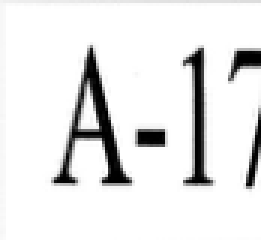
#> input picture Floorplan labels/Arch-general-label.png, 87 x 80 px, given in place of page_6.png, which was not available (shown 3 times larger)
$ jupyter execute ImageProcessing_notebook.ipynb   (shell and % lines are left out)   (text cells are left out)
#> lines starting #> are read from the running program, lines starting #| are printed output that depends on the picture; after the words box and inside, x2 and y2 are one past the last pixel; in counts of white or black regions, pixels touching at a corner belong together; pictures that were not available may be replaced by others from this repository, and a replacement may not be noted
[cell 1]
from google.colab import drive
drive.mount('/content/drive')

[cell 2]
# computer vision
import fitz
import cv2
from google.colab.patches import cv2_imshow

# miscellaneous
import numpy as np
import os
import shutil
import matplotlib.pyplot as plt
import random

[cell 3]
# Load the image using OpenCV
img = cv2.imread("/content/drive/MyDrive/*Datasets/Nearabl_Floorplan_labels/Architectural/page_6.png")
#> img is the input picture: shape (80, 87, 3); min 0, max 255, mean 230.9

'''
arch: /content/drive/MyDrive/*Datasets/Nearabl_Floorplan_labels/Architectural/page_6.png

mech: /content/drive/MyDrive/*Datasets/Nearabl_Floorplan_labels/Mechanical/page_50.png

struct: /content/drive/MyDrive/*Datasets/Nearabl_Floorplan_labels/Structural/page_35.png

plumbing: /content/drive/MyDrive/*Datasets/Nearabl_Floorplan_labels/Plumbing/page_62.png
'''

# Display the image using cv2_imshow
cv2_imshow(img)

[cell 4]
def extract_contour_by_index(img, index=0):
#> called with index = 1
    gray = cv2.cvtColor(img, cv2.COLOR_BGR2GRAY)
    thresh = cv2.adaptiveThreshold(gray, 255, cv2.ADAPTIVE_THRESH_GAUSSIAN_C,
                                   cv2.THRESH_BINARY_INV, 11, 2)
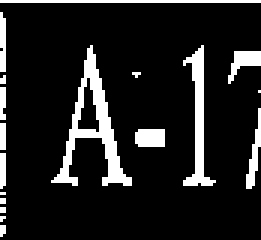
#> thresh: shape (80, 87) (shown 3 times larger); 12.8% white; 18 white regions (9 under 20 px), largest, box (x1, y1, x2, y2) and area: (17, 15, 44, 62) 328, (61, 15, 72, 62) 173, (0, 0, 87, 1) 87
    kernel = np.ones((3,3), np.uint8)
    closing = cv2.morphologyEx(thresh, cv2.MORPH_CLOSE, kernel)
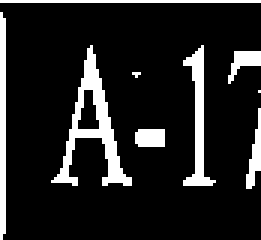
#> closing: shape (80, 87) (shown 3 times larger); 13.4% white; 9 white regions (2 under 20 px)
    contours, _ = cv2.findContours(closing, cv2.RETR_EXTERNAL, cv2.CHAIN_APPROX_SIMPLE)
#> contours = 9 contours, 3 with area under 20; largest, box (x1, y1, x2, y2) and area: (17, 15, 44, 62) 317, (61, 15, 72, 62) 122, (0, 4, 2, 80) 72, (45, 43, 55, 49) 44, (76, 17, 87, 28) 40, (82, 36, 87, 63) 36
    sorted_contours = sorted(contours, key=cv2.contourArea, reverse=True)
#> sorted_contours has the same summary as contours

    return sorted_contours[index]

# Get bounding rectangle for the extracted contour
sidebar_image = extract_contour_by_index(img, index=1)
#> sidebar_image = contour of 20 points, box (x1, y1, x2, y2) (61, 15, 72, 62), area 122
x, y, w, h = cv2.boundingRect(sidebar_image)
#> x = 61; y = 15; w = 11; h = 47

# Crop the image based on the contour
cropped_image = img[y:y + h, x:x + w]
cropped_image_rgb = cv2.cvtColor(cropped_image, cv2.COLOR_BGR2RGB)

# Plot the original and cropped images
plt.figure(figsize=(10, 5))
plt.subplot(1, 2, 1)
plt.imshow(cv2.cvtColor(img, cv2.COLOR_BGR2RGB))
plt.title("Original Image")
plt.axis("off")

plt.subplot(1, 2, 2)
plt.imshow(cropped_image_rgb)
plt.title("Cropped Image")
plt.axis("off")
plt.show()
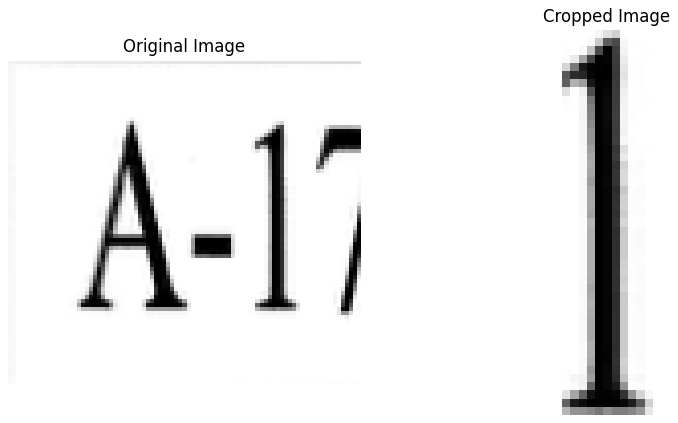
#> figure drawn by matplotlib, 2 panels

[cell 5]
# preprocess template image for matching
sample_template = cv2.imread('/content/Arch-general-label.png', 0)
template_image = sample_template.astype(np.uint8)
clahe = cv2.createCLAHE(clipLimit=2.0, tileGridSize=(4, 4))
template_image = clahe.apply(template_image)

# Perform template matching
gray_cropped_image = cv2.cvtColor(cropped_image, cv2.COLOR_BGR2GRAY)
res = cv2.matchTemplate(gray_cropped_image, template_image, cv2.TM_CCOEFF_NORMED)
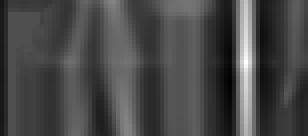
#> res: shape (34, 77) float32 (shown 4 times larger); min -0.455, max 0.999, mean -0.0439; drawn with min black and max white
_, max_val, max_loc, _ = cv2.minMaxLoc(res)
#> max_val = 0.999; max_loc = (57, 20)

# Clone the cropped image to keep the original for the first plot
cropped_image_with_match = cropped_image_rgb.copy()

# Draw rectangle around the matched template
top_left = max_loc
#> top_left = (57, 20)
bottom_right = (top_left[0] + template_image.shape[1], top_left[1] + template_image.shape[0])
#> bottom_right = (144, 100)
cv2.rectangle(cropped_image_with_match, top_left, bottom_right, (0, 255, 0), 2)

# Convert images for plotting in matplotlib
cropped_image_with_match_rgb = cv2.cvtColor(cropped_image_with_match, cv2.COLOR_BGR2RGB)

# Plot the original cropped image and the cropped image with template match
plt.figure(figsize=(10, 5))

# Plot cropped image withoCan you ut template match
plt.subplot(1, 2, 1)
plt.imshow(cropped_image_rgb)
plt.title("Cropped Image")
plt.axis("off")

# Plot cropped image with template match
plt.subplot(1, 2, 2)
plt.imshow(cropped_image_with_match_rgb)
plt.title("Cropped Image with Template Match")
plt.axis("off")

plt.show()
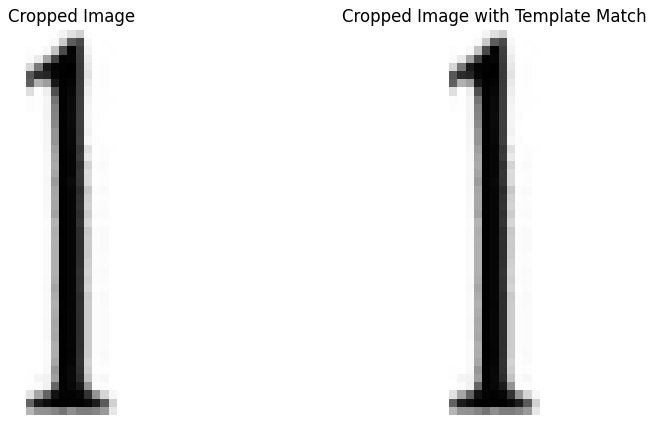
#> figure drawn by matplotlib, 2 panels

[cell 6]
# Extract largest contour (index=0)
largest_contour = extract_contour_by_index(img, index=0)
#> largest_contour = contour of 72 points, box (x1, y1, x2, y2) (17, 15, 44, 62), area 317

# Get bounding rectangle for the largest contour
x, y, w, h = cv2.boundingRect(largest_contour)
#> x = 17; w = 27
cropped_image = img[y:y + h - 10, x:x + w - 10]

# Extract the second largest contour within the cropped image
second_largest_contour = extract_contour_by_index(cropped_image, index=0)
#> in extract_contour_by_index (call 3), `contours, _ = cv2.findContours(closing, cv2.RETR_EXTERNAL, cv2.CHAIN_A..`: contours = 1 contour; box (x1, y1, x2, y2) and area: (4, 0, 17, 37) 195
#> in extract_contour_by_index (call 3), `sorted_contours = sorted(contours, key=cv2.contourArea, reverse=True)`: sorted_contours has the same summary as contours
#> second_largest_contour = contour of 29 points, box (x1, y1, x2, y2) (4, 0, 17, 37), area 195
x, y, w, h = cv2.boundingRect(second_largest_contour)
#> x = 4; y = 0; w = 13; h = 37

# Draw the second largest contour (outer boundary)
output_image = img.copy()
cv2.drawContours(cropped_image, [second_largest_contour], -1, (0, 255, 0), 3)  # Draw in green

# Plot the original image and the cropped image with the second largest contour
plt.figure(figsize=(10, 5))

# Original Image
plt.subplot(1, 2, 1)
plt.imshow(cv2.cvtColor(img, cv2.COLOR_BGR2RGB))
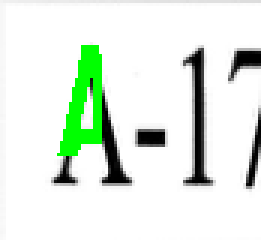
#> img: shape (80, 87, 3) (shown 3 times larger); 4.44% of pixels changed, all inside (x1, y1, x2, y2) = (19, 15, 34, 52)
plt.title("Original Image")
plt.axis("off")

# Cropped Image with Second Largest Contour
plt.subplot(1, 2, 2)
plt.imshow(cv2.cvtColor(cropped_image[y:y + h, x:x + w], cv2.COLOR_BGR2RGB))
plt.title("Second Largest Contour + Cropping")
plt.axis("off")

plt.show()
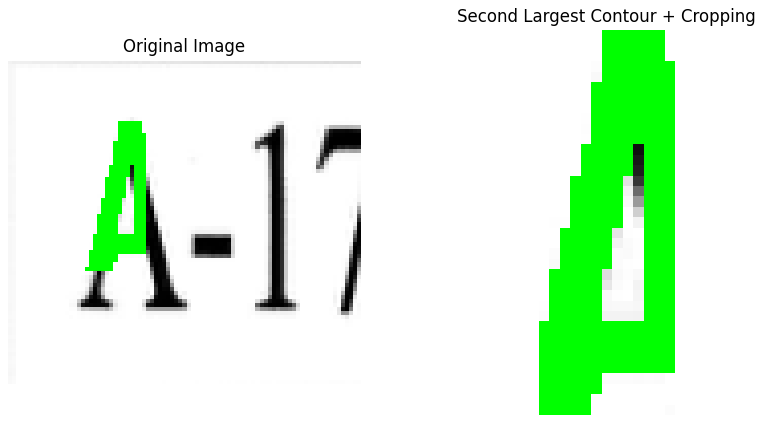
#> figure drawn by matplotlib, 2 panels
